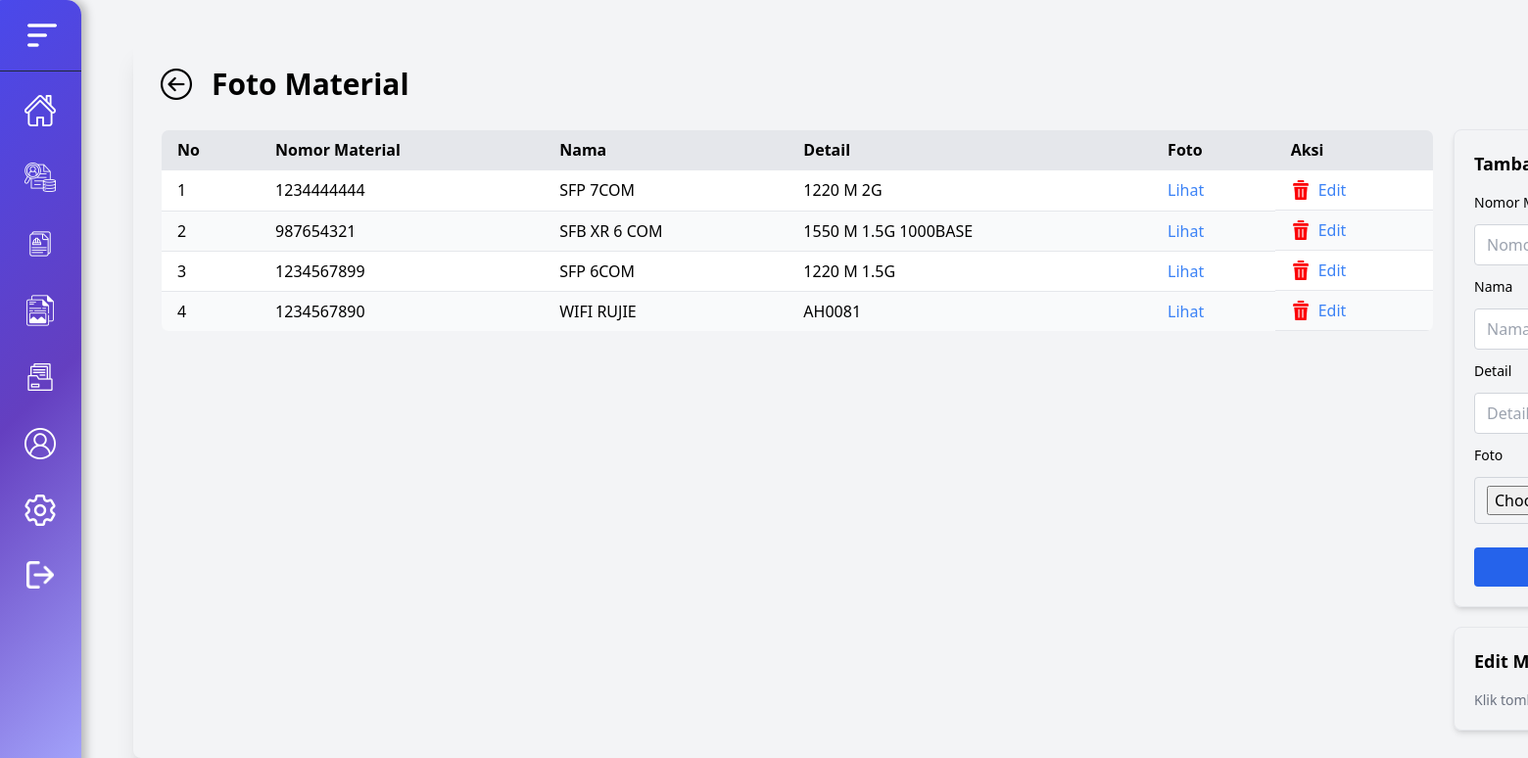
Screenshot of /pages/material.php with the database file from the repository.
### tables this page shows
CREATE TABLE `foto_material` (
  `id` int NOT NULL,
  `nomor_material` int NOT NULL,
  `nama` varchar(100) NOT NULL,
  `detail` varchar(100) NOT NULL,
  `foto` varchar(225) NOT NULL
);

### pages/material.php (the view, shortened to what this page needs)
<?php
require_once "../config/conn.php";
$query = "SELECT * FROM foto_material ORDER BY id DESC";
$result = mysqli_query($conn, $query);
?>
<!DOCTYPE html>
<html lang="en">
<head>
  <script src="https://cdn.tailwindcss.com"></script>
</head>
<body class="min-h-screen flex">
  <div id="sidebar" class="sidebar z-10 fixed top-0 left-0 w-24 flex-shrink-0 h-screen text-white shadow-md flex flex-col items-center overflow-hidden transition-all duration-300 ease-in-out
                          bg-[linear-gradient(135deg,_#4949ec_0%,_#643fc0_50%,_#a8abff_100%)]">
    <div class="w-full mb-4 flex justify-center items-center border-b border-gray-800 pl-4 py-4">
      <button id="toggleSidebar" class="flex items-center justify-center w-full focus:outline-none">
        <img id="image" src="../assets/iconweb/menu.png" alt="logo" class="w-10 invert brightness-0">
      </button>
    </div>
    <ul class="w-full flex flex-col gap-5 items-start">
      <li class="p-2 pl-5 w-full flex justify-center cursor-pointer sidebar-item
                hover:bg-[#7b61ff33] hover:scale-[1.03] transition-all duration-200 ease-out">
        <a href="dashboard.php" class="flex justify-center items-center">
          <img class="h-8 w-8 invert brightness-0" src="../assets/iconweb/home.png" alt="">
        </a>
      </li>
      <li class="p-2 pl-5 w-full flex justify-center cursor-pointer sidebar-item
                hover:bg-[#7b61ff33] hover:scale-[1.03] transition-all duration-200 ease-out">
        <a href="laporan.php" class="flex justify-center items-center">
          <img class="h-8 w-8 invert brightness-0" src="../assets/iconweb/customer-data.png" alt="">
        </a>
      </li>
      <li class="p-2 pl-5 w-full flex justify-center cursor-pointer sidebar-item
                hover:bg-[#7b61ff33] hover:scale-[1.03] transition-all duration-200 ease-out">
        <a href="penilaian_petugas.php" class="flex justify-center items-center">
          <img class="h-8 w-8 invert brightness-0" src="../assets/iconweb/work.png" alt="">
        </a>
      </li>
      <li class="p-2 pl-5 w-full flex justify-center cursor-pointer sidebar-item
                hover:bg-[#7b61ff33] hover:scale-[1.03] transition-all duration-200 ease-out">
        <a href="material.php" class="flex justify-center items-center">
          <img class="h-8 w-8 invert brightness-0" src="../assets/iconweb/image.png" alt="">
        </a>
      </li>
      <li class="p-2 pl-5 w-full flex justify-center cursor-pointer sidebar-item
                hover:bg-[#7b61ff33] hover:scale-[1.03] transition-all duration-200 ease-out">
        <a href="data_material.php" class="flex justify-center items-center">
          <img class="h-8 w-8 invert brightness-0" src="../assets/iconweb/folder.png" alt="">
        </a>
      </li>
      <li class="p-2 pl-5 w-full flex justify-center cursor-pointer sidebar-item
                hover:bg-[#7b61ff33] hover:scale-[1.03] transition-all duration-200 ease-out">
        <a href="#" class="flex justify-center items-center">
          <img class="h-8 w-8 invert brightness-0" src="../assets/iconweb/user.png" alt="">
        </a>
      </li>
      <li class="p-2 pl-5 w-full flex justify-center cursor-pointer sidebar-item
                hover:bg-[#7b61ff33] hover:scale-[1.03] transition-all duration-200 ease-out">
        <a href="#" class="flex justify-center items-center">
          <img class="h-8 w-8 invert brightness-0" src="../assets/iconweb/setting.png" alt="">
        </a>
      </li>
      <li class="p-2 pl-5 w-full flex justify-center cursor-pointer sidebar-item
                hover:bg-[#7b61ff33] hover:scale-[1.03] transition-all duration-200 ease-out">
        <a href="../config/logout.php" class="flex justify-center">
          <img class="h-7 w-7 invert brightness-0" src="../assets/iconweb/logout.png" alt="">
        </a>
      </li>
    </ul>
  </div>
  <div class="main flex justify-center items-center flex-1 min-h-screen bg-gray-100 pl-24 transition-all duration-300">
    <div class="card shadow-xl rounded-lg m-10 p-7 w-auto h-auto">
      <div class="flex items-center gap-5 mb-7">
        <a href="dashboard.php">
          <img class="h-8 w-8" src="../assets/iconweb/back-button.png" alt="">
        </a>
        <h1 class="text-3xl font-semibold flex items-center">Foto Material</h1>
      </div>
      <div class="content flex gap-5">
        <div class="left flex-1">
          <table class="w-[1300px] border border-gray-300 rounded-lg overflow-hidden">
            <thead>
              <tr class="bg-gray-200 text-left">
                <th class="px-4 py-2 border-b">No</th>
                <th class="px-4 py-2 border-b">Nomor Material</th>
                <th class="px-4 py-2 border-b">Nama</th>
                <th class="px-4 py-2 border-b">Detail</th>
                <th class="px-4 py-2 border-b">Foto</th>
                <th class="px-4 py-2 border-b">Aksi</th>
              </tr>
            </thead>
            <tbody>
              <?php
              $no = 1;
              mysqli_data_seek($result, 0);
              while ($row = mysqli_fetch_assoc($result)):
              ?>
              <tr class="odd:bg-white even:bg-gray-50 hover:bg-gray-100 cursor-pointer">
                <td class="px-4 py-2 border-b"><?= $no++ ?></td>
                <td class="px-4 py-2 border-b"><?= $row['nomor_material'] ?></td>
                <td class="px-4 py-2 border-b"><?= $row['nama'] ?></td>
                <td class="px-4 py-2 border-b"><?= $row['detail'] ?></td>
                <td class="px-4 py-2 border-b">
                  <?php if (!empty($row['foto'])): ?>
                    <a href="../assets/<?= $row['foto'] ?>" target="_blank" class="text-blue-500 hover:text-blue-700">Lihat</a>
                  <?php else: ?>
                    <span class="text-gray-400">-</span>
                  <?php endif; ?>
                </td>
                <td class="px-4 py-2 border-b flex gap-2 items-center">
                  <a href="delete_material.php?id=<?= $row['id'] ?>">
                    <img class="w-5 h-5 cursor-pointer" src="../assets/iconweb/delete.png">
                  </a>
                  <a href="material.php?edit_id=<?= $row['id'] ?>" class="text-blue-500 hover:text-blue-700">Edit</a>
                </td>
              </tr>
              <?php endwhile; ?>
            </tbody>
          </table>
        </div>
        <div class="right flex flex-2 flex-col gap-5">
          <div class="top">
            <div class="shadow-md border rounded-lg p-5 w-[500px]">
              <h2 class="font-semibold text-lg mb-4">Tambah Material</h2>
              <form action="upload.php" method="POST" enctype="multipart/form-data" class="flex flex-col gap-3">
                <label class="text-sm font-medium">Nomor Material</label>
                <input type="number" name="nomor_material" class="border border-gray-300 rounded px-3 py-2" placeholder="Nomor Material" required>
                <label class="text-sm font-medium">Nama</label>
                <input type="text" name="nama" class="border border-gray-300 rounded px-3 py-2" placeholder="Nama Material" required>
                <label class="text-sm font-medium">Detail</label>
                <input type="text" name="detail" class="border border-gray-300 rounded px-3 py-2" placeholder="Detail Material" required>
                <label class="text-sm font-medium">Foto</label>
                <input type="file" name="foto" class="border border-gray-300 rounded px-3 py-2" accept="image/*">
                <button class="mt-3 bg-blue-600 text-white px-5 py-2 rounded hover:bg-blue-700">Tambah</button>
              </form>
            </div>
          </div>
          <div class="bot">
            <div class="shadow-md border rounded-lg p-5 w-[500px]">
                <h2 class="font-semibold text-lg mb-4">Edit Material</h2>
                <?php
                if (isset($_GET['edit_id'])) {
                    $id = $_GET['edit_id'];
                    $query = mysqli_query($conn, "SELECT * FROM foto_material WHERE id = '$id'");
                    $data = mysqli_fetch_assoc($query);
                } else {
                    $data = null;
                }
                ?>
                <?php if ($data): ?>
                <form method="POST" class="flex flex-col gap-3">
                    <input type="hidden" name="update_id" value="<?= $data['id'] ?>">
                    <label class="text-sm font-medium">Nomor Material</label>
                    <input type="number"
                          name="nomor_material"
                          value="<?= $data['nomor_material'] ?>"
                          placeholder="Nomor Material"
                          class="border px-3 py-2 rounded" required>
                    <label class="text-sm font-medium">Nama</label>
                    <input type="text"
                          name="nama"
                          value="<?= $data['nama'] ?>"
                          placeholder="Nama Material"
                          class="border px-3 py-2 rounded" required>
                    <label class="text-sm font-medium">Detail</label>
                    <input type="text"
                          name="detail"
                          value="<?= $data['detail'] ?>"
                          placeholder="Detail Material"
                          class="border px-3 py-2 rounded" required>
                    <button name="update_submit" class="bg-blue-600 text-white py-2 rounded">
                        Update
                    </button>
                </form>
                <?php else: ?>
                    <p class="text-gray-500 text-sm">Klik tombol Edit pada data untuk mengubah material.</p>
                <?php endif; ?>
            </div>
          </div>
        </div>
      </div>
    </div>
  </div>
</body>
</html>

### pages/material.php (style rules this page uses)
#sidebar { box-shadow: 5px 0 10px rgba(0, 0, 0, 0.25); border-radius: 15px; margin-left: -13px; }

### rows the page displays
foto_material: nomor_material "1234444444", nama "SFP 7COM", detail "1220 M 2G"
foto_material: nomor_material "987654321", nama "SFB XR 6 COM", detail "1550 M 1.5G 1000BASE"
foto_material: nomor_material "1234567899", nama "SFP 6COM", detail "1220 M 1.5G"
foto_material: nomor_material "1234567890", nama "WIFI RUJIE", detail "AH0081"
